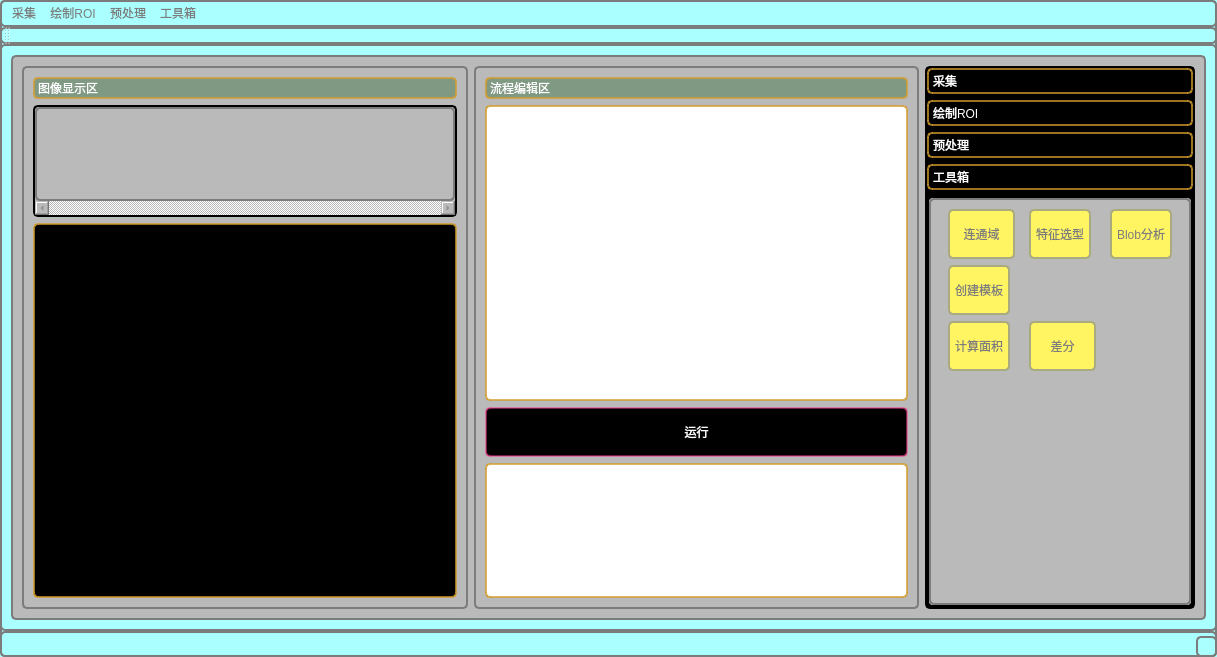
<?xml version="1.0" encoding="UTF-8"?>
<ui version="4.0">
 <class>MainWindow</class>
 <widget class="QMainWindow" name="MainWindow">
  <property name="geometry">
   <rect>
    <x>0</x>
    <y>0</y>
    <width>1217</width>
    <height>657</height>
   </rect>
  </property>
  <property name="windowTitle">
   <string>MainWindow</string>
  </property>
  <property name="styleSheet">
   <string notr="true">QWidget{
background-color: rgb(170, 255, 255);
color: rgb(124, 124, 124);
border-style:solid;
border-width:2px;
border-radius:5px;
}</string>
  </property>
  <widget class="QWidget" name="centralWidget">
   <layout class="QVBoxLayout" name="verticalLayout" stretch="0">
    <item>
     <widget class="QWidget" name="widget_2" native="true">
      <property name="styleSheet">
       <string notr="true">QWidget{background-color: rgb(186, 186, 186);}
QToolBox::tab {

border-color:rgba(211,157,44,189);
color: rgba(255, 255, 255,255);
border-style:solid;
border-width:2px;
border-radius:5px;font:15px &quot;微软雅黑&quot;;
}
QToolBox::tab::hover {background-color: qlineargradient(spread:pad, x1:0, y1:1, x2:1, y2:0, stop:0 rgba(255, 200, 157, 255), stop:0.857955 rgba(157, 213, 221, 255));
}QToolBox::tab::pressed {
	background-color: rgb(255, 170, 0);
}
QToolBox{
background-color: rgb(0, 0, 0);
}
QPushButton{
background-color:rgba(0,0,0,255);
color: rgb(255, 255, 255);
border-color:rgba(240,58,138,128);
border-style:solid;
border-width:2px;
border-radius:5px;
font:15px &quot;微软雅黑&quot;;
}
QPushButton:hover{
background-color: qlineargradient(spread:pad, x1:0, y1:1, x2:1, y2:0, stop:0 rgba(255, 200, 157, 255), stop:0.857955 rgba(157, 213, 221, 255));
}
QPushButton:pressed{
background-color: rgb(47, 141, 69);
border-color: rgb(179, 179, 179);
}
QLabel{
color: rgb(191, 230, 247);
}</string>
      </property>
      <layout class="QHBoxLayout" name="horizontalLayout" stretch="5,5,0">
       <item>
        <widget class="QWidget" name="widget_4" native="true">
         <property name="minimumSize">
          <size>
           <width>400</width>
           <height>0</height>
          </size>
         </property>
         <layout class="QVBoxLayout" name="verticalLayout_2" stretch="0,3,10">
          <item>
           <widget class="QLabel" name="label_3">
            <property name="styleSheet">
             <string notr="true">
background-color:rgba(128,153,131,255);
border-color:rgba(211,157,44,189);
color: rgba(255, 255, 255,255);
border-style:solid;
border-width:2px;
border-radius:5px;font:15px &quot;微软雅黑&quot;;</string>
            </property>
            <property name="text">
             <string>图像显示区</string>
            </property>
           </widget>
          </item>
          <item>
           <widget class="QScrollArea" name="scrollArea">
            <property name="frameShape">
             <enum>QFrame::StyledPanel</enum>
            </property>
            <property name="frameShadow">
             <enum>QFrame::Sunken</enum>
            </property>
            <property name="verticalScrollBarPolicy">
             <enum>Qt::ScrollBarAsNeeded</enum>
            </property>
            <property name="horizontalScrollBarPolicy">
             <enum>Qt::ScrollBarAlwaysOn</enum>
            </property>
            <property name="widgetResizable">
             <bool>true</bool>
            </property>
            <widget class="QWidget" name="scrollAreaWidgetContents">
             <property name="geometry">
              <rect>
               <x>0</x>
               <y>0</y>
               <width>428</width>
               <height>95</height>
              </rect>
             </property>
            </widget>
           </widget>
          </item>
          <item>
           <widget class="CMyLabel" name="image">
            <property name="styleSheet">
             <string notr="true">background-color: rgb(0, 0, 0);
border-color:rgba(211,157,44,189);
border-style:solid;
border-width:2px;</string>
            </property>
            <property name="text">
             <string/>
            </property>
           </widget>
          </item>
         </layout>
        </widget>
       </item>
       <item>
        <widget class="QWidget" name="widget_5" native="true">
         <property name="minimumSize">
          <size>
           <width>400</width>
           <height>0</height>
          </size>
         </property>
         <layout class="QVBoxLayout" name="verticalLayout_3">
          <item>
           <widget class="QLabel" name="label">
            <property name="styleSheet">
             <string notr="true">
background-color:rgba(128,153,131,255);
border-color:rgba(211,157,44,189);
color: rgba(255, 255, 255,255);
border-style:solid;
border-width:2px;
border-radius:5px;font:15px &quot;微软雅黑&quot;;</string>
            </property>
            <property name="text">
             <string>流程编辑区</string>
            </property>
           </widget>
          </item>
          <item>
           <widget class="HtmyQListWidget" name="listWidget">
            <property name="styleSheet">
             <string notr="true">background-color: rgb(255, 255, 255);
border-color:rgba(211,157,44,189);
border-style:solid;
border-width:2px;</string>
            </property>
            <property name="textElideMode">
             <enum>Qt::ElideRight</enum>
            </property>
            <property name="movement">
             <enum>QListView::Free</enum>
            </property>
            <property name="flow">
             <enum>QListView::TopToBottom</enum>
            </property>
            <property name="resizeMode">
             <enum>QListView::Fixed</enum>
            </property>
            <property name="layoutMode">
             <enum>QListView::SinglePass</enum>
            </property>
            <property name="viewMode">
             <enum>QListView::ListMode</enum>
            </property>
           </widget>
          </item>
          <item>
           <widget class="QPushButton" name="pushButton">
            <property name="minimumSize">
             <size>
              <width>0</width>
              <height>50</height>
             </size>
            </property>
            <property name="styleSheet">
             <string notr="true">
QPushButton{
background-color:rgba(0,0,0,255);
color: rgb(255, 255, 255);
border-color:rgba(240,58,138,128);
border-style:solid;
border-width:2px;
border-radius:5px;
font:15px &quot;微软雅黑&quot;;
}
QPushButton:hover{
background-color: qlineargradient(spread:pad, x1:0, y1:1, x2:1, y2:0, stop:0 rgba(255, 200, 157, 255), stop:0.857955 rgba(157, 213, 221, 255));
}
QPushButton:pressed{
background-color: rgb(47, 141, 69);
border-color: rgb(179, 179, 179);
}</string>
            </property>
            <property name="text">
             <string>运行</string>
            </property>
           </widget>
          </item>
          <item>
           <widget class="QLabel" name="erro">
            <property name="font">
             <font>
              <family>Adobe Arabic</family>
              <pointsize>72</pointsize>
              <weight>75</weight>
              <bold>true</bold>
             </font>
            </property>
            <property name="styleSheet">
             <string notr="true">background-color: rgb(255, 255, 255);
border-color:rgba(211,157,44,189);
border-style:solid;
border-width:2px;</string>
            </property>
            <property name="text">
             <string/>
            </property>
            <property name="textFormat">
             <enum>Qt::AutoText</enum>
            </property>
            <property name="alignment">
             <set>Qt::AlignCenter</set>
            </property>
           </widget>
          </item>
         </layout>
        </widget>
       </item>
       <item>
        <widget class="QToolBox" name="toolBox">
         <property name="minimumSize">
          <size>
           <width>270</width>
           <height>0</height>
          </size>
         </property>
         <property name="focusPolicy">
          <enum>Qt::NoFocus</enum>
         </property>
         <property name="contextMenuPolicy">
          <enum>Qt::NoContextMenu</enum>
         </property>
         <property name="styleSheet">
          <string notr="true">QToolButton{
border-radius:5px;
background-color: rgb(255, 245, 98);
border-color: rgb(170, 170, 127);
border-style:solid;
border-width:2px;
}
QToolButton::hover{
border-radius:5px;
	background-color: rgb(177, 131, 255);
}
QToolButton::pressed{
border-radius:5px;
background-color: rgb(0, 0, 0);
color: rgb(255, 255, 255);
}</string>
         </property>
         <property name="frameShape">
          <enum>QFrame::WinPanel</enum>
         </property>
         <property name="frameShadow">
          <enum>QFrame::Plain</enum>
         </property>
         <property name="currentIndex">
          <number>3</number>
         </property>
         <widget class="QWidget" name="page_1">
          <property name="geometry">
           <rect>
            <x>0</x>
            <y>0</y>
            <width>262</width>
            <height>430</height>
           </rect>
          </property>
          <attribute name="icon">
           <iconset resource="image/image.qrc">
            <normaloff>:/paizhao.png</normaloff>:/paizhao.png</iconset>
          </attribute>
          <attribute name="label">
           <string>采集</string>
          </attribute>
          <layout class="QGridLayout" name="gridLayout">
           <item row="0" column="2">
            <widget class="QToolButton" name="dktp">
             <property name="minimumSize">
              <size>
               <width>60</width>
               <height>50</height>
              </size>
             </property>
             <property name="styleSheet">
              <string notr="true"/>
             </property>
             <property name="text">
              <string>本地图片</string>
             </property>
             <property name="icon">
              <iconset resource="image/image.qrc">
               <normaloff>:/openFile.png</normaloff>:/openFile.png</iconset>
             </property>
             <property name="iconSize">
              <size>
               <width>30</width>
               <height>30</height>
              </size>
             </property>
             <property name="toolButtonStyle">
              <enum>Qt::ToolButtonTextUnderIcon</enum>
             </property>
            </widget>
           </item>
           <item row="0" column="3">
            <widget class="QToolButton" name="bctp">
             <property name="minimumSize">
              <size>
               <width>60</width>
               <height>50</height>
              </size>
             </property>
             <property name="styleSheet">
              <string notr="true"/>
             </property>
             <property name="text">
              <string>保存图片</string>
             </property>
             <property name="icon">
              <iconset resource="image/image.qrc">
               <normaloff>:/bcimage.png</normaloff>:/bcimage.png</iconset>
             </property>
             <property name="iconSize">
              <size>
               <width>30</width>
               <height>30</height>
              </size>
             </property>
             <property name="toolButtonStyle">
              <enum>Qt::ToolButtonTextUnderIcon</enum>
             </property>
            </widget>
           </item>
           <item row="0" column="0">
            <widget class="QToolButton" name="sxt">
             <property name="minimumSize">
              <size>
               <width>67</width>
               <height>50</height>
              </size>
             </property>
             <property name="contextMenuPolicy">
              <enum>Qt::DefaultContextMenu</enum>
             </property>
             <property name="styleSheet">
              <string notr="true"/>
             </property>
             <property name="text">
              <string>摄像头</string>
             </property>
             <property name="icon">
              <iconset resource="image/image.qrc">
               <normaloff>:/paizhao.png</normaloff>:/paizhao.png</iconset>
             </property>
             <property name="iconSize">
              <size>
               <width>30</width>
               <height>30</height>
              </size>
             </property>
             <property name="popupMode">
              <enum>QToolButton::DelayedPopup</enum>
             </property>
             <property name="toolButtonStyle">
              <enum>Qt::ToolButtonTextUnderIcon</enum>
             </property>
             <property name="arrowType">
              <enum>Qt::NoArrow</enum>
             </property>
            </widget>
           </item>
           <item row="1" column="2">
            <spacer name="verticalSpacer">
             <property name="orientation">
              <enum>Qt::Vertical</enum>
             </property>
             <property name="sizeHint" stdset="0">
              <size>
               <width>20</width>
               <height>40</height>
              </size>
             </property>
            </spacer>
           </item>
          </layout>
         </widget>
         <widget class="QWidget" name="page">
          <property name="geometry">
           <rect>
            <x>0</x>
            <y>0</y>
            <width>262</width>
            <height>430</height>
           </rect>
          </property>
          <attribute name="icon">
           <iconset resource="image/image.qrc">
            <normaloff>:/hz.png</normaloff>:/hz.png</iconset>
          </attribute>
          <attribute name="label">
           <string>绘制ROI</string>
          </attribute>
          <layout class="QGridLayout" name="gridLayout_6">
           <item row="1" column="0">
            <widget class="QToolButton" name="jx">
             <property name="minimumSize">
              <size>
               <width>67</width>
               <height>50</height>
              </size>
             </property>
             <property name="contextMenuPolicy">
              <enum>Qt::DefaultContextMenu</enum>
             </property>
             <property name="styleSheet">
              <string notr="true"/>
             </property>
             <property name="text">
              <string>矩形</string>
             </property>
             <property name="icon">
              <iconset resource="image/image.qrc">
               <normaloff>:/jx.png</normaloff>:/jx.png</iconset>
             </property>
             <property name="iconSize">
              <size>
               <width>30</width>
               <height>30</height>
              </size>
             </property>
             <property name="popupMode">
              <enum>QToolButton::DelayedPopup</enum>
             </property>
             <property name="toolButtonStyle">
              <enum>Qt::ToolButtonTextUnderIcon</enum>
             </property>
             <property name="arrowType">
              <enum>Qt::NoArrow</enum>
             </property>
            </widget>
           </item>
           <item row="1" column="1">
            <widget class="QToolButton" name="xzjx">
             <property name="minimumSize">
              <size>
               <width>67</width>
               <height>50</height>
              </size>
             </property>
             <property name="styleSheet">
              <string notr="true"/>
             </property>
             <property name="text">
              <string>旋转矩形</string>
             </property>
             <property name="icon">
              <iconset resource="image/image.qrc">
               <normaloff>:/xzjx.png</normaloff>:/xzjx.png</iconset>
             </property>
             <property name="iconSize">
              <size>
               <width>30</width>
               <height>30</height>
              </size>
             </property>
             <property name="toolButtonStyle">
              <enum>Qt::ToolButtonTextUnderIcon</enum>
             </property>
            </widget>
           </item>
           <item row="1" column="2">
            <widget class="QToolButton" name="yx">
             <property name="minimumSize">
              <size>
               <width>67</width>
               <height>50</height>
              </size>
             </property>
             <property name="styleSheet">
              <string notr="true"/>
             </property>
             <property name="text">
              <string>圆形</string>
             </property>
             <property name="icon">
              <iconset resource="image/image.qrc">
               <normaloff>:/y.png</normaloff>:/y.png</iconset>
             </property>
             <property name="iconSize">
              <size>
               <width>30</width>
               <height>30</height>
              </size>
             </property>
             <property name="toolButtonStyle">
              <enum>Qt::ToolButtonTextUnderIcon</enum>
             </property>
            </widget>
           </item>
           <item row="2" column="0">
            <widget class="QToolButton" name="ty">
             <property name="minimumSize">
              <size>
               <width>67</width>
               <height>50</height>
              </size>
             </property>
             <property name="styleSheet">
              <string notr="true"/>
             </property>
             <property name="text">
              <string>椭圆</string>
             </property>
             <property name="icon">
              <iconset resource="image/image.qrc">
               <normaloff>:/ty.png</normaloff>:/ty.png</iconset>
             </property>
             <property name="iconSize">
              <size>
               <width>30</width>
               <height>30</height>
              </size>
             </property>
             <property name="toolButtonStyle">
              <enum>Qt::ToolButtonTextUnderIcon</enum>
             </property>
            </widget>
           </item>
           <item row="3" column="1">
            <spacer name="verticalSpacer_5">
             <property name="orientation">
              <enum>Qt::Vertical</enum>
             </property>
             <property name="sizeHint" stdset="0">
              <size>
               <width>20</width>
               <height>40</height>
              </size>
             </property>
            </spacer>
           </item>
          </layout>
         </widget>
         <widget class="QWidget" name="page_2">
          <property name="geometry">
           <rect>
            <x>0</x>
            <y>0</y>
            <width>262</width>
            <height>430</height>
           </rect>
          </property>
          <attribute name="icon">
           <iconset resource="image/image.qrc">
            <normaloff>:/cjimage.png</normaloff>:/cjimage.png</iconset>
          </attribute>
          <attribute name="label">
           <string>预处理</string>
          </attribute>
          <layout class="QGridLayout" name="gridLayout_2">
           <item row="1" column="1">
            <widget class="QToolButton" name="pz">
             <property name="minimumSize">
              <size>
               <width>67</width>
               <height>50</height>
              </size>
             </property>
             <property name="styleSheet">
              <string notr="true"/>
             </property>
             <property name="text">
              <string>膨胀</string>
             </property>
             <property name="icon">
              <iconset resource="image/image.qrc">
               <normaloff>:/pz.png</normaloff>:/pz.png</iconset>
             </property>
             <property name="iconSize">
              <size>
               <width>30</width>
               <height>30</height>
              </size>
             </property>
             <property name="toolButtonStyle">
              <enum>Qt::ToolButtonTextUnderIcon</enum>
             </property>
            </widget>
           </item>
           <item row="0" column="0">
            <widget class="QToolButton" name="hdh">
             <property name="minimumSize">
              <size>
               <width>67</width>
               <height>50</height>
              </size>
             </property>
             <property name="styleSheet">
              <string notr="true"/>
             </property>
             <property name="text">
              <string>灰度化</string>
             </property>
             <property name="icon">
              <iconset resource="image/image.qrc">
               <normaloff>:/hdh.png</normaloff>:/hdh.png</iconset>
             </property>
             <property name="iconSize">
              <size>
               <width>30</width>
               <height>30</height>
              </size>
             </property>
             <property name="toolButtonStyle">
              <enum>Qt::ToolButtonTextUnderIcon</enum>
             </property>
            </widget>
           </item>
           <item row="0" column="1">
            <widget class="QToolButton" name="ezh">
             <property name="minimumSize">
              <size>
               <width>67</width>
               <height>50</height>
              </size>
             </property>
             <property name="styleSheet">
              <string notr="true"/>
             </property>
             <property name="text">
              <string>二值化</string>
             </property>
             <property name="icon">
              <iconset resource="image/image.qrc">
               <normaloff>:/ezh.png</normaloff>:/ezh.png</iconset>
             </property>
             <property name="iconSize">
              <size>
               <width>30</width>
               <height>30</height>
              </size>
             </property>
             <property name="toolButtonStyle">
              <enum>Qt::ToolButtonTextUnderIcon</enum>
             </property>
            </widget>
           </item>
           <item row="4" column="0">
            <widget class="QToolButton" name="jzlb">
             <property name="minimumSize">
              <size>
               <width>60</width>
               <height>50</height>
              </size>
             </property>
             <property name="styleSheet">
              <string notr="true"/>
             </property>
             <property name="text">
              <string>均值滤波</string>
             </property>
             <property name="icon">
              <iconset resource="image/image.qrc">
               <normaloff>:/jzlb.png</normaloff>:/jzlb.png</iconset>
             </property>
             <property name="iconSize">
              <size>
               <width>30</width>
               <height>30</height>
              </size>
             </property>
             <property name="toolButtonStyle">
              <enum>Qt::ToolButtonTextUnderIcon</enum>
             </property>
            </widget>
           </item>
           <item row="4" column="2">
            <widget class="QToolButton" name="gslb">
             <property name="minimumSize">
              <size>
               <width>60</width>
               <height>50</height>
              </size>
             </property>
             <property name="styleSheet">
              <string notr="true"/>
             </property>
             <property name="text">
              <string>高斯滤波</string>
             </property>
             <property name="icon">
              <iconset resource="image/image.qrc">
               <normaloff>:/gslb.png</normaloff>:/gslb.png</iconset>
             </property>
             <property name="iconSize">
              <size>
               <width>30</width>
               <height>30</height>
              </size>
             </property>
             <property name="toolButtonStyle">
              <enum>Qt::ToolButtonTextUnderIcon</enum>
             </property>
            </widget>
           </item>
           <item row="6" column="1">
            <spacer name="verticalSpacer_3">
             <property name="orientation">
              <enum>Qt::Vertical</enum>
             </property>
             <property name="sizeHint" stdset="0">
              <size>
               <width>20</width>
               <height>40</height>
              </size>
             </property>
            </spacer>
           </item>
           <item row="3" column="1">
            <widget class="QToolButton" name="kys">
             <property name="minimumSize">
              <size>
               <width>67</width>
               <height>50</height>
              </size>
             </property>
             <property name="styleSheet">
              <string notr="true"/>
             </property>
             <property name="text">
              <string>开运算</string>
             </property>
             <property name="icon">
              <iconset resource="image/image.qrc">
               <normaloff>:/bys.png</normaloff>:/bys.png</iconset>
             </property>
             <property name="iconSize">
              <size>
               <width>30</width>
               <height>30</height>
              </size>
             </property>
             <property name="toolButtonStyle">
              <enum>Qt::ToolButtonTextUnderIcon</enum>
             </property>
            </widget>
           </item>
           <item row="0" column="2">
            <widget class="QToolButton" name="dbd">
             <property name="minimumSize">
              <size>
               <width>67</width>
               <height>50</height>
              </size>
             </property>
             <property name="styleSheet">
              <string notr="true"/>
             </property>
             <property name="text">
              <string>对比度</string>
             </property>
             <property name="icon">
              <iconset resource="image/image.qrc">
               <normaloff>:/bg.png</normaloff>:/bg.png</iconset>
             </property>
             <property name="iconSize">
              <size>
               <width>30</width>
               <height>30</height>
              </size>
             </property>
             <property name="toolButtonStyle">
              <enum>Qt::ToolButtonTextUnderIcon</enum>
             </property>
            </widget>
           </item>
           <item row="4" column="1">
            <widget class="QToolButton" name="zzlb">
             <property name="minimumSize">
              <size>
               <width>60</width>
               <height>50</height>
              </size>
             </property>
             <property name="styleSheet">
              <string notr="true"/>
             </property>
             <property name="text">
              <string>中值滤波</string>
             </property>
             <property name="icon">
              <iconset resource="image/image.qrc">
               <normaloff>:/zzlb.png</normaloff>:/zzlb.png</iconset>
             </property>
             <property name="iconSize">
              <size>
               <width>30</width>
               <height>30</height>
              </size>
             </property>
             <property name="toolButtonStyle">
              <enum>Qt::ToolButtonTextUnderIcon</enum>
             </property>
            </widget>
           </item>
           <item row="1" column="0">
            <widget class="QToolButton" name="fs">
             <property name="minimumSize">
              <size>
               <width>67</width>
               <height>50</height>
              </size>
             </property>
             <property name="styleSheet">
              <string notr="true"/>
             </property>
             <property name="text">
              <string>腐蚀</string>
             </property>
             <property name="icon">
              <iconset resource="image/image.qrc">
               <normaloff>:/fs.png</normaloff>:/fs.png</iconset>
             </property>
             <property name="iconSize">
              <size>
               <width>30</width>
               <height>30</height>
              </size>
             </property>
             <property name="toolButtonStyle">
              <enum>Qt::ToolButtonTextUnderIcon</enum>
             </property>
            </widget>
           </item>
           <item row="3" column="0">
            <widget class="QToolButton" name="bys">
             <property name="minimumSize">
              <size>
               <width>67</width>
               <height>50</height>
              </size>
             </property>
             <property name="styleSheet">
              <string notr="true"/>
             </property>
             <property name="text">
              <string>闭运算</string>
             </property>
             <property name="icon">
              <iconset resource="image/image.qrc">
               <normaloff>:/kys.png</normaloff>:/kys.png</iconset>
             </property>
             <property name="iconSize">
              <size>
               <width>30</width>
               <height>30</height>
              </size>
             </property>
             <property name="toolButtonStyle">
              <enum>Qt::ToolButtonTextUnderIcon</enum>
             </property>
            </widget>
           </item>
          </layout>
         </widget>
         <widget class="QWidget" name="page_3">
          <property name="geometry">
           <rect>
            <x>0</x>
            <y>0</y>
            <width>262</width>
            <height>430</height>
           </rect>
          </property>
          <attribute name="icon">
           <iconset resource="image/image.qrc">
            <normaloff>:/test.png</normaloff>:/test.png</iconset>
          </attribute>
          <attribute name="label">
           <string>工具箱</string>
          </attribute>
          <layout class="QGridLayout" name="gridLayout_9">
           <item row="0" column="2">
            <widget class="QToolButton" name="blobfx">
             <property name="minimumSize">
              <size>
               <width>62</width>
               <height>50</height>
              </size>
             </property>
             <property name="styleSheet">
              <string notr="true"/>
             </property>
             <property name="text">
              <string>Blob分析</string>
             </property>
             <property name="icon">
              <iconset resource="image/image.qrc">
               <normaloff>:/Blob.png</normaloff>:/Blob.png</iconset>
             </property>
             <property name="iconSize">
              <size>
               <width>30</width>
               <height>30</height>
              </size>
             </property>
             <property name="toolButtonStyle">
              <enum>Qt::ToolButtonTextUnderIcon</enum>
             </property>
            </widget>
           </item>
           <item row="2" column="0">
            <widget class="QToolButton" name="jsmj">
             <property name="minimumSize">
              <size>
               <width>62</width>
               <height>50</height>
              </size>
             </property>
             <property name="contextMenuPolicy">
              <enum>Qt::DefaultContextMenu</enum>
             </property>
             <property name="styleSheet">
              <string notr="true"/>
             </property>
             <property name="text">
              <string>计算面积</string>
             </property>
             <property name="icon">
              <iconset resource="image/image.qrc">
               <normaloff>:/mj.png</normaloff>:/mj.png</iconset>
             </property>
             <property name="iconSize">
              <size>
               <width>30</width>
               <height>30</height>
              </size>
             </property>
             <property name="popupMode">
              <enum>QToolButton::DelayedPopup</enum>
             </property>
             <property name="toolButtonStyle">
              <enum>Qt::ToolButtonTextUnderIcon</enum>
             </property>
             <property name="arrowType">
              <enum>Qt::NoArrow</enum>
             </property>
            </widget>
           </item>
           <item row="0" column="0">
            <widget class="QToolButton" name="lty">
             <property name="minimumSize">
              <size>
               <width>67</width>
               <height>50</height>
              </size>
             </property>
             <property name="styleSheet">
              <string notr="true"/>
             </property>
             <property name="text">
              <string>连通域</string>
             </property>
             <property name="icon">
              <iconset resource="image/image.qrc">
               <normaloff>:/lt.png</normaloff>:/lt.png</iconset>
             </property>
             <property name="iconSize">
              <size>
               <width>30</width>
               <height>30</height>
              </size>
             </property>
             <property name="toolButtonStyle">
              <enum>Qt::ToolButtonTextUnderIcon</enum>
             </property>
            </widget>
           </item>
           <item row="0" column="1">
            <widget class="QToolButton" name="tzxx">
             <property name="minimumSize">
              <size>
               <width>62</width>
               <height>50</height>
              </size>
             </property>
             <property name="contextMenuPolicy">
              <enum>Qt::DefaultContextMenu</enum>
             </property>
             <property name="styleSheet">
              <string notr="true"/>
             </property>
             <property name="text">
              <string>特征选型</string>
             </property>
             <property name="icon">
              <iconset resource="image/image.qrc">
               <normaloff>:/tz.png</normaloff>:/tz.png</iconset>
             </property>
             <property name="iconSize">
              <size>
               <width>30</width>
               <height>30</height>
              </size>
             </property>
             <property name="popupMode">
              <enum>QToolButton::DelayedPopup</enum>
             </property>
             <property name="toolButtonStyle">
              <enum>Qt::ToolButtonTextUnderIcon</enum>
             </property>
             <property name="arrowType">
              <enum>Qt::NoArrow</enum>
             </property>
            </widget>
           </item>
           <item row="3" column="1">
            <spacer name="verticalSpacer_8">
             <property name="orientation">
              <enum>Qt::Vertical</enum>
             </property>
             <property name="sizeHint" stdset="0">
              <size>
               <width>20</width>
               <height>40</height>
              </size>
             </property>
            </spacer>
           </item>
           <item row="2" column="1">
            <widget class="QToolButton" name="cf">
             <property name="minimumSize">
              <size>
               <width>67</width>
               <height>50</height>
              </size>
             </property>
             <property name="styleSheet">
              <string notr="true"/>
             </property>
             <property name="text">
              <string>差分</string>
             </property>
             <property name="icon">
              <iconset resource="image/image.qrc">
               <normaloff>:/cf.png</normaloff>:/cf.png</iconset>
             </property>
             <property name="iconSize">
              <size>
               <width>30</width>
               <height>30</height>
              </size>
             </property>
             <property name="toolButtonStyle">
              <enum>Qt::ToolButtonTextUnderIcon</enum>
             </property>
            </widget>
           </item>
           <item row="1" column="0">
            <widget class="QToolButton" name="cjmb">
             <property name="minimumSize">
              <size>
               <width>62</width>
               <height>50</height>
              </size>
             </property>
             <property name="styleSheet">
              <string notr="true"/>
             </property>
             <property name="text">
              <string>创建模板</string>
             </property>
             <property name="icon">
              <iconset resource="image/image.qrc">
               <normaloff>:/cjmb.png</normaloff>:/cjmb.png</iconset>
             </property>
             <property name="iconSize">
              <size>
               <width>30</width>
               <height>30</height>
              </size>
             </property>
             <property name="toolButtonStyle">
              <enum>Qt::ToolButtonTextUnderIcon</enum>
             </property>
            </widget>
           </item>
          </layout>
         </widget>
        </widget>
       </item>
      </layout>
     </widget>
    </item>
   </layout>
  </widget>
  <widget class="QMenuBar" name="menuBar">
   <property name="geometry">
    <rect>
     <x>0</x>
     <y>0</y>
     <width>1217</width>
     <height>27</height>
    </rect>
   </property>
   <widget class="QMenu" name="menu">
    <property name="title">
     <string>采集</string>
    </property>
    <property name="icon">
     <iconset resource="image/image.qrc">
      <normaloff>:/paizhao.png</normaloff>:/paizhao.png</iconset>
    </property>
    <addaction name="action"/>
    <addaction name="action_2"/>
    <addaction name="action_3"/>
   </widget>
   <widget class="QMenu" name="menu_ROI">
    <property name="title">
     <string>绘制ROI</string>
    </property>
    <property name="icon">
     <iconset resource="image/image.qrc">
      <normaloff>:/hz.png</normaloff>:/hz.png</iconset>
    </property>
    <addaction name="action_4"/>
    <addaction name="action_5"/>
    <addaction name="action_6"/>
    <addaction name="action_7"/>
   </widget>
   <widget class="QMenu" name="menu_2">
    <property name="title">
     <string>预处理</string>
    </property>
    <property name="icon">
     <iconset resource="image/image.qrc">
      <normaloff>:/cjimage.png</normaloff>:/cjimage.png</iconset>
    </property>
    <addaction name="action_8"/>
    <addaction name="action_9"/>
    <addaction name="action_10"/>
    <addaction name="separator"/>
    <addaction name="action_12"/>
    <addaction name="action_13"/>
    <addaction name="separator"/>
    <addaction name="action_15"/>
    <addaction name="action_16"/>
    <addaction name="action_17"/>
   </widget>
   <widget class="QMenu" name="menu_3">
    <property name="title">
     <string>工具箱</string>
    </property>
    <property name="icon">
     <iconset resource="image/image.qrc">
      <normaloff>:/test.png</normaloff>:/test.png</iconset>
    </property>
    <addaction name="action_18"/>
    <addaction name="actionBlob"/>
    <addaction name="action_19"/>
    <addaction name="action_20"/>
    <addaction name="action_21"/>
    <addaction name="action_22"/>
   </widget>
   <addaction name="menu"/>
   <addaction name="menu_ROI"/>
   <addaction name="menu_2"/>
   <addaction name="menu_3"/>
  </widget>
  <widget class="QToolBar" name="mainToolBar">
   <attribute name="toolBarArea">
    <enum>TopToolBarArea</enum>
   </attribute>
   <attribute name="toolBarBreak">
    <bool>false</bool>
   </attribute>
  </widget>
  <widget class="QStatusBar" name="statusBar"/>
  <action name="action">
   <property name="text">
    <string>摄像头</string>
   </property>
  </action>
  <action name="action_2">
   <property name="text">
    <string>本地图片</string>
   </property>
  </action>
  <action name="action_3">
   <property name="text">
    <string>保存图片</string>
   </property>
  </action>
  <action name="action_4">
   <property name="text">
    <string>矩形</string>
   </property>
  </action>
  <action name="action_5">
   <property name="text">
    <string>旋转矩形</string>
   </property>
  </action>
  <action name="action_6">
   <property name="text">
    <string>圆形</string>
   </property>
  </action>
  <action name="action_7">
   <property name="text">
    <string>椭圆</string>
   </property>
  </action>
  <action name="action_8">
   <property name="text">
    <string>灰度化</string>
   </property>
  </action>
  <action name="action_9">
   <property name="text">
    <string>二值化</string>
   </property>
  </action>
  <action name="action_10">
   <property name="text">
    <string>对比度</string>
   </property>
  </action>
  <action name="action_12">
   <property name="text">
    <string>腐蚀</string>
   </property>
  </action>
  <action name="action_13">
   <property name="text">
    <string>膨胀</string>
   </property>
  </action>
  <action name="action_15">
   <property name="text">
    <string>均值滤波</string>
   </property>
  </action>
  <action name="action_16">
   <property name="text">
    <string>中值滤波</string>
   </property>
  </action>
  <action name="action_17">
   <property name="text">
    <string>高斯滤波</string>
   </property>
  </action>
  <action name="action_18">
   <property name="text">
    <string>计算面积</string>
   </property>
  </action>
  <action name="actionBlob">
   <property name="text">
    <string>Blob分析</string>
   </property>
  </action>
  <action name="action_19">
   <property name="text">
    <string>创建模板</string>
   </property>
  </action>
  <action name="action_20">
   <property name="text">
    <string>差分</string>
   </property>
  </action>
  <action name="action_21">
   <property name="text">
    <string>连通域</string>
   </property>
  </action>
  <action name="action_22">
   <property name="text">
    <string>特征选型</string>
   </property>
  </action>
 </widget>
 <layoutdefault spacing="6" margin="11"/>
 <customwidgets>
  <customwidget>
   <class>HtmyQListWidget</class>
   <extends>QListWidget</extends>
   <header>htmyqlistwidget.h</header>
  </customwidget>
  <customwidget>
   <class>CMyLabel</class>
   <extends>QLabel</extends>
   <header location="global">cmylabel.h</header>
  </customwidget>
 </customwidgets>
 <resources>
  <include location="image/image.qrc"/>
  <include location="image/image.qrc"/>
  <include location="image/image.qrc"/>
 </resources>
 <connections/>
</ui>
